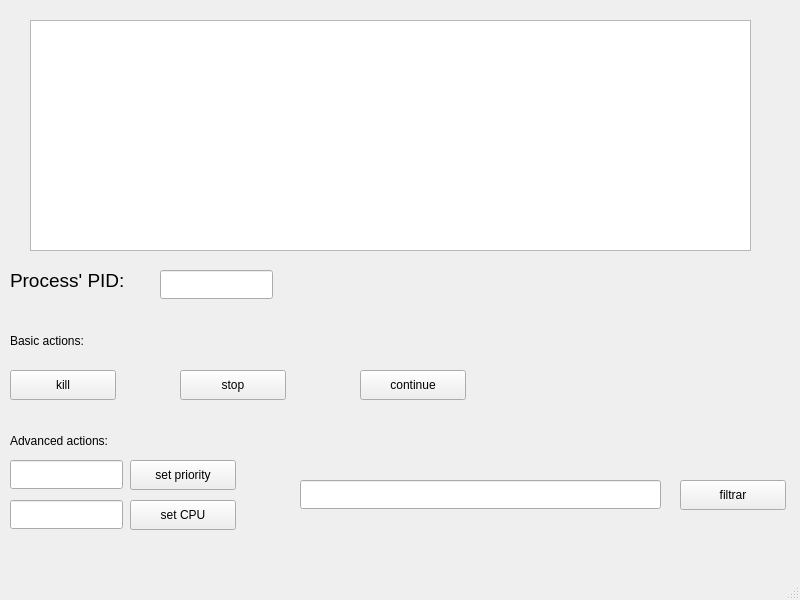
<?xml version="1.0" encoding="UTF-8"?>
<ui version="4.0">
 <class>MainWindow</class>
 <widget class="QMainWindow" name="MainWindow">
  <property name="geometry">
   <rect>
    <x>0</x>
    <y>0</y>
    <width>800</width>
    <height>600</height>
   </rect>
  </property>
  <property name="windowTitle">
   <string>MainWindow</string>
  </property>
  <widget class="QWidget" name="centralwidget">
   <widget class="QTableView" name="process_windowTableView">
    <property name="geometry">
     <rect>
      <x>30</x>
      <y>20</y>
      <width>721</width>
      <height>231</height>
     </rect>
    </property>
   </widget>
   <widget class="QLabel" name="processID_label">
    <property name="geometry">
     <rect>
      <x>10</x>
      <y>270</y>
      <width>141</width>
      <height>21</height>
     </rect>
    </property>
    <property name="font">
     <font>
      <pointsize>14</pointsize>
     </font>
    </property>
    <property name="text">
     <string>Process' PID:</string>
    </property>
   </widget>
   <widget class="QPushButton" name="killPushButton">
    <property name="geometry">
     <rect>
      <x>10</x>
      <y>370</y>
      <width>106</width>
      <height>30</height>
     </rect>
    </property>
    <property name="text">
     <string>kill</string>
    </property>
   </widget>
   <widget class="QPushButton" name="stopPushButton">
    <property name="geometry">
     <rect>
      <x>180</x>
      <y>370</y>
      <width>106</width>
      <height>30</height>
     </rect>
    </property>
    <property name="text">
     <string>stop</string>
    </property>
   </widget>
   <widget class="QPushButton" name="continuePushButton">
    <property name="geometry">
     <rect>
      <x>360</x>
      <y>370</y>
      <width>106</width>
      <height>30</height>
     </rect>
    </property>
    <property name="text">
     <string>continue</string>
    </property>
   </widget>
   <widget class="QLineEdit" name="PID_lineEdit">
    <property name="geometry">
     <rect>
      <x>160</x>
      <y>270</y>
      <width>113</width>
      <height>29</height>
     </rect>
    </property>
   </widget>
   <widget class="QPushButton" name="setPriorityPushButton">
    <property name="geometry">
     <rect>
      <x>130</x>
      <y>460</y>
      <width>106</width>
      <height>30</height>
     </rect>
    </property>
    <property name="text">
     <string>set priority</string>
    </property>
   </widget>
   <widget class="QPushButton" name="setCpuPushButton">
    <property name="geometry">
     <rect>
      <x>130</x>
      <y>500</y>
      <width>106</width>
      <height>30</height>
     </rect>
    </property>
    <property name="text">
     <string>set CPU</string>
    </property>
   </widget>
   <widget class="QLineEdit" name="setPriority_lineEdit">
    <property name="geometry">
     <rect>
      <x>10</x>
      <y>460</y>
      <width>113</width>
      <height>29</height>
     </rect>
    </property>
   </widget>
   <widget class="QLineEdit" name="setCpu_lineEdit">
    <property name="geometry">
     <rect>
      <x>10</x>
      <y>500</y>
      <width>113</width>
      <height>29</height>
     </rect>
    </property>
   </widget>
   <widget class="QLabel" name="basicActions_label">
    <property name="geometry">
     <rect>
      <x>10</x>
      <y>330</y>
      <width>111</width>
      <height>21</height>
     </rect>
    </property>
    <property name="text">
     <string>Basic actions:</string>
    </property>
   </widget>
   <widget class="QLabel" name="advancedActions_label">
    <property name="geometry">
     <rect>
      <x>10</x>
      <y>430</y>
      <width>151</width>
      <height>21</height>
     </rect>
    </property>
    <property name="text">
     <string>Advanced actions:</string>
    </property>
   </widget>
   <widget class="QLineEdit" name="filter_lineEdit">
    <property name="geometry">
     <rect>
      <x>300</x>
      <y>480</y>
      <width>361</width>
      <height>29</height>
     </rect>
    </property>
   </widget>
   <widget class="QPushButton" name="filtrarPushButton">
    <property name="geometry">
     <rect>
      <x>680</x>
      <y>480</y>
      <width>106</width>
      <height>30</height>
     </rect>
    </property>
    <property name="text">
     <string>filtrar</string>
    </property>
   </widget>
  </widget>
  <widget class="QMenuBar" name="menubar">
   <property name="geometry">
    <rect>
     <x>0</x>
     <y>0</y>
     <width>800</width>
     <height>26</height>
    </rect>
   </property>
  </widget>
  <widget class="QStatusBar" name="statusbar"/>
 </widget>
 <resources/>
 <connections/>
</ui>
